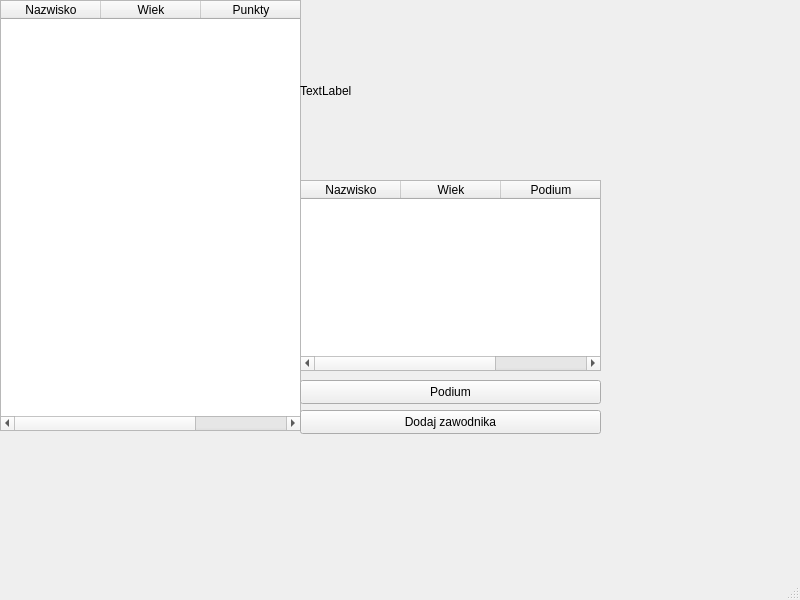
<?xml version="1.0" encoding="UTF-8"?>
<ui version="4.0">
 <class>MainWindow</class>
 <widget class="QMainWindow" name="MainWindow">
  <property name="geometry">
   <rect>
    <x>0</x>
    <y>0</y>
    <width>800</width>
    <height>600</height>
   </rect>
  </property>
  <property name="windowTitle">
   <string>MainWindow</string>
  </property>
  <widget class="QWidget" name="centralwidget">
   <widget class="QTableWidget" name="tableWidget">
    <property name="geometry">
     <rect>
      <x>0</x>
      <y>0</y>
      <width>301</width>
      <height>431</height>
     </rect>
    </property>
    <column>
     <property name="text">
      <string>Nazwisko</string>
     </property>
    </column>
    <column>
     <property name="text">
      <string>Wiek</string>
     </property>
    </column>
    <column>
     <property name="text">
      <string>Punkty</string>
     </property>
    </column>
   </widget>
   <widget class="QLabel" name="label">
    <property name="geometry">
     <rect>
      <x>300</x>
      <y>0</y>
      <width>301</width>
      <height>181</height>
     </rect>
    </property>
    <property name="text">
     <string>TextLabel</string>
    </property>
   </widget>
   <widget class="QPushButton" name="Dodaj">
    <property name="geometry">
     <rect>
      <x>300</x>
      <y>410</y>
      <width>301</width>
      <height>24</height>
     </rect>
    </property>
    <property name="text">
     <string>Dodaj zawodnika</string>
    </property>
   </widget>
   <widget class="QPushButton" name="podium">
    <property name="geometry">
     <rect>
      <x>300</x>
      <y>380</y>
      <width>301</width>
      <height>24</height>
     </rect>
    </property>
    <property name="text">
     <string>Podium</string>
    </property>
   </widget>
   <widget class="QTableWidget" name="Podium">
    <property name="geometry">
     <rect>
      <x>300</x>
      <y>180</y>
      <width>301</width>
      <height>191</height>
     </rect>
    </property>
    <column>
     <property name="text">
      <string>Nazwisko</string>
     </property>
    </column>
    <column>
     <property name="text">
      <string>Wiek</string>
     </property>
    </column>
    <column>
     <property name="text">
      <string>Podium</string>
     </property>
    </column>
   </widget>
  </widget>
  <widget class="QMenuBar" name="menubar">
   <property name="geometry">
    <rect>
     <x>0</x>
     <y>0</y>
     <width>800</width>
     <height>21</height>
    </rect>
   </property>
  </widget>
  <widget class="QStatusBar" name="statusbar"/>
 </widget>
 <resources/>
 <connections/>
</ui>
